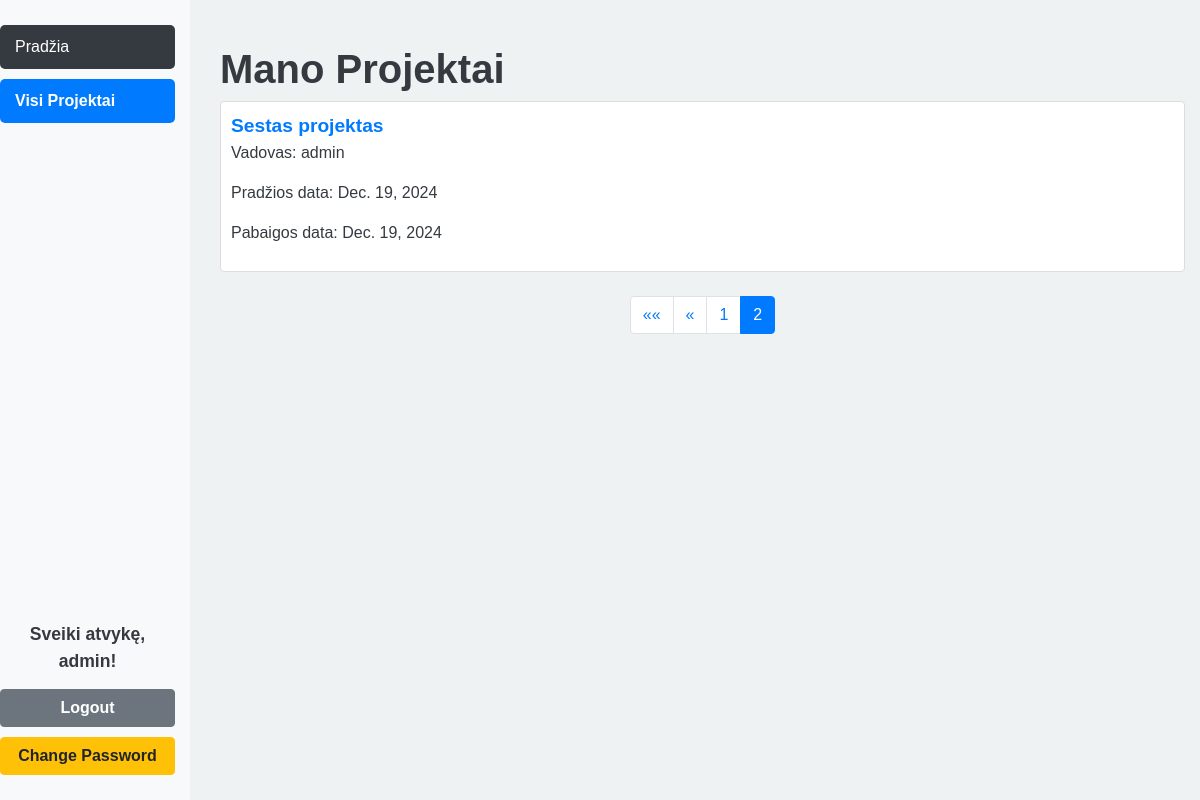
The app's page /projektai/projektai/?page=2 (signed in) with its own data.
### projektuvaldymas/models.py (models this page shows, shortened)
class Projektas(models.Model):
    id = models.UUIDField(primary_key=True, default=uuid.uuid4, editable=False)
    pavadinimas = models.CharField("Pavadinimas", max_length=250)
    pradzios_data = models.DateField("Pradžios data", default=timezone.now)
    pabaigos_data = models.DateField("Pabaigos data", null=True, blank=True)
    klientas = models.ForeignKey(Klientas, on_delete=models.CASCADE, related_name="projektai")
    vadovas = models.ForeignKey(User, on_delete=models.CASCADE, related_name="vadovaujami_projektai")
    darbuotojai = models.ManyToManyField(Darbuotojas, related_name="projektai")
    darbai = models.ManyToManyField(Darbas, related_name="projektai")
    saskaitos = models.ManyToManyField(Saskaita, related_name="projektai")
    nuotrauka = models.ImageField(upload_to='projekto_nuotraukos/', blank=True, null=True)
    aprasymas = HTMLField(blank=True)
    class Meta:
        verbose_name = "Projektas"
        verbose_name_plural = "Projektai"

### projektuvaldymas/views.py (the view)
# urls.py: path('projektai/', views.projektai_list, name='projektai_list'),
@login_required
def projektai_list(request):
    projektai = Projektas.objects.filter(vadovas=request.user)
    paginator = Paginator(projektai, 5)  # Show 5 projects per page
    page = request.GET.get('page')
    try:
        projektai_paginated = paginator.page(page)
    except PageNotAnInteger:
        projektai_paginated = paginator.page(1)  # If page is not an integer, deliver the first page
    except EmptyPage:
        projektai_paginated = paginator.page(paginator.num_pages)  # If page is out of range, deliver the last page
    return render(request, 'projektai_list.html', {'projektai': projektai_paginated})

### projektuvaldymas/templates/projektai_list.html (shortened to what this page needs)
{% extends 'base.html' %}
{% block content %}
<h1>Mano Projektai</h1>
{% if projektai %}
<ul class="list-group projektai-list">
    {% for projektas in projektai %}
    <li class="list-group-item projektas-item d-flex justify-content-between align-items-center">
        <div>
            <a href="{% url 'projektas_detail' projektas.pk %}" class="projektas-link">{{ projektas.pavadinimas }}</a>
            <p>Vadovas: {{ projektas.vadovas }}</p>
            <p>Pradžios data: {{ projektas.pradzios_data }}</p>
            <p>Pabaigos data: {{ projektas.pabaigos_data|default:"Nenurodyta" }}</p>
        </div>
    </li>
    {% endfor %}
</ul>
<nav aria-label="Page navigation" class="mt-4">
    <ul class="pagination justify-content-center">
        {% if projektai.has_previous %}
        <li class="page-item">
            <a class="page-link" href="?page=1" aria-label="First">
                <span aria-hidden="true">&laquo;&laquo;</span>
            </a>
        </li>
        <li class="page-item">
            <a class="page-link" href="?page={{ projektai.previous_page_number }}" aria-label="Previous">
                <span aria-hidden="true">&laquo;</span>
            </a>
        </li>
        {% endif %}
        {% for num in projektai.paginator.page_range %}
        {% if num == projektai.number %}
        <li class="page-item active">
            <a class="page-link" href="#">{{ num }}</a>
        </li>
        {% elif num > projektai.number|add:'-3' and num < projektai.number|add:'3' %}
        <li class="page-item">
            <a class="page-link" href="?page={{ num }}">{{ num }}</a>
        </li>
        {% endif %}
        {% endfor %}
    </ul>
</nav>
{% else %}
<p class="text-muted">Jums nepriskirta jokių projektų.</p>
{% endif %}
{% endblock %}

### projektuvaldymas/templates/base.html (shortened to what this page needs)
<!DOCTYPE html>
<html lang="en">
<head>
    <link rel="stylesheet" href="https://stackpath.bootstrapcdn.com/bootstrap/4.1.3/css/bootstrap.min.css"
>
    {% load static %}
    <link rel="stylesheet" href="{% static 'css/styles.css' %}">
</head>
<body>
<div class="container-fluid h-100">
    <div class="row h-100">
        <div class="col-sm-2 d-flex flex-column sidebar">
            {% block sidebar %}
            <ul class="sidebar-nav">
                <li><a href="{% url 'index' %}" class="{% if request.resolver_match.url_name == 'index' %}active{% endif %}">Pradžia</a></li>
                <li><a href="{% url 'projektai_list' %}" class="{% if request.resolver_match.url_name == 'projektai_list' %}active{% endif %}">Visi Projektai</a></li>
            </ul>
            <div class="mt-auto sidebar-bottom">
                {% if user.is_authenticated %}
                <p class="welcome-message">Sveiki atvykę, {{ user.username }}!</p>
                <form method="post" action="{% url 'logout' %}">
                    <button type="submit" class="btn btn-secondary btn-block">Logout</button>
                </form>
                <a href="{% url 'password_change' %}" class="btn btn-warning btn-block">Change Password</a>
                {% else %}
                <a href="{% url 'login' %}" class="btn btn-primary btn-block">Login</a>
                <a href="{% url 'register' %}" class="btn btn-success btn-block">Register</a>
                {% endif %}
            </div>
            {% endblock %}
        </div>
        <div class="col-sm-10 content-wrapper">{% block content %}{% endblock %}</div>
    </div>
</div>
</body>
</html>

### projektuvaldymas/static/css/styles.css (style rules this page uses)
html, body { height: 100%; margin: 0; font-family: 'Arial', sans-serif; background-color: #eef2f3; color: #343a40; }
h1, h2 { font-weight: bold; margin-top: 15px; }
.container-fluid { height: 100%; padding: 0; }
.row { height: 100%; }
.sidebar { background-color: #f8f9fa; padding: 15px; display: flex; flex-direction: column; min-height: 100vh; position: relative; }
.sidebar-nav { list-style: none; padding: 0; margin: 0; flex-grow: 1; }
.sidebar-nav li { margin: 10px 0; }
.sidebar-nav a { text-decoration: none; color: #ffffff; display: block; padding: 10px 15px; background-color: #343a40; border-radius: 5px; transition: background-color 0.3s, transform 0.2s; }
.sidebar-nav a.active { background-color: #007bff; color: #ffffff; font-weight: bold; }
.sidebar-bottom { margin-top: auto; }
.sidebar-bottom .btn { margin-bottom: 10px; font-size: 1rem; font-weight: bold; display: block; text-align: center; }
.welcome-message { text-align: center; font-size: 1.1rem; font-weight: bold; color: #343a40; margin-bottom: 15px; }
.content-wrapper { padding: 30px; background-color: #eef2f3; min-height: 100%; }
.projektai-list { list-style: none; padding: 0; }
.projektas-item { margin-bottom: 15px; border: 1px solid #ddd; border-radius: 5px; padding: 15px; background-color: #ffffff; transition: transform 0.2s, box-shadow 0.2s; }
.projektas-link { font-size: 1.2rem; font-weight: bold; text-decoration: none; color: #007bff; }
.list-group-item { margin-bottom: 10px; border: 1px solid #ddd; border-radius: 5px; background-color: #ffffff; padding: 10px; }

### records on screen
Projektas: pavadinimas "Sestas projektas", vadovas "admin", pradzios_data "Dec. 19, 2024", pabaigos_data "Dec. 19, 2024"

### other values on screen
{{ user.username }} "admin"
{{ num }} "1"
{{ num }} "2"
